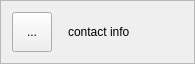
<?xml version="1.0" encoding="UTF-8"?>
<ui version="4.0">
 <class>ContactFrameView</class>
 <widget class="QFrame" name="ContactFrameView">
  <property name="geometry">
   <rect>
    <x>0</x>
    <y>0</y>
    <width>195</width>
    <height>54</height>
   </rect>
  </property>
  <property name="sizePolicy">
   <sizepolicy hsizetype="Preferred" vsizetype="Fixed">
    <horstretch>0</horstretch>
    <verstretch>0</verstretch>
   </sizepolicy>
  </property>
  <property name="maximumSize">
   <size>
    <width>16777215</width>
    <height>60</height>
   </size>
  </property>
  <property name="windowTitle">
   <string>Frame</string>
  </property>
  <property name="frameShape">
   <enum>QFrame::StyledPanel</enum>
  </property>
  <property name="frameShadow">
   <enum>QFrame::Raised</enum>
  </property>
  <layout class="QHBoxLayout" name="horizontalLayout">
   <item>
    <widget class="QToolButton" name="toolButton">
     <property name="sizePolicy">
      <sizepolicy hsizetype="Maximum" vsizetype="Maximum">
       <horstretch>0</horstretch>
       <verstretch>0</verstretch>
      </sizepolicy>
     </property>
     <property name="minimumSize">
      <size>
       <width>40</width>
       <height>40</height>
      </size>
     </property>
     <property name="text">
      <string>...</string>
     </property>
    </widget>
   </item>
   <item>
    <widget class="QLabel" name="contactInfo">
     <property name="text">
      <string>contact info</string>
     </property>
     <property name="indent">
      <number>10</number>
     </property>
    </widget>
   </item>
  </layout>
 </widget>
 <resources/>
 <connections/>
</ui>
